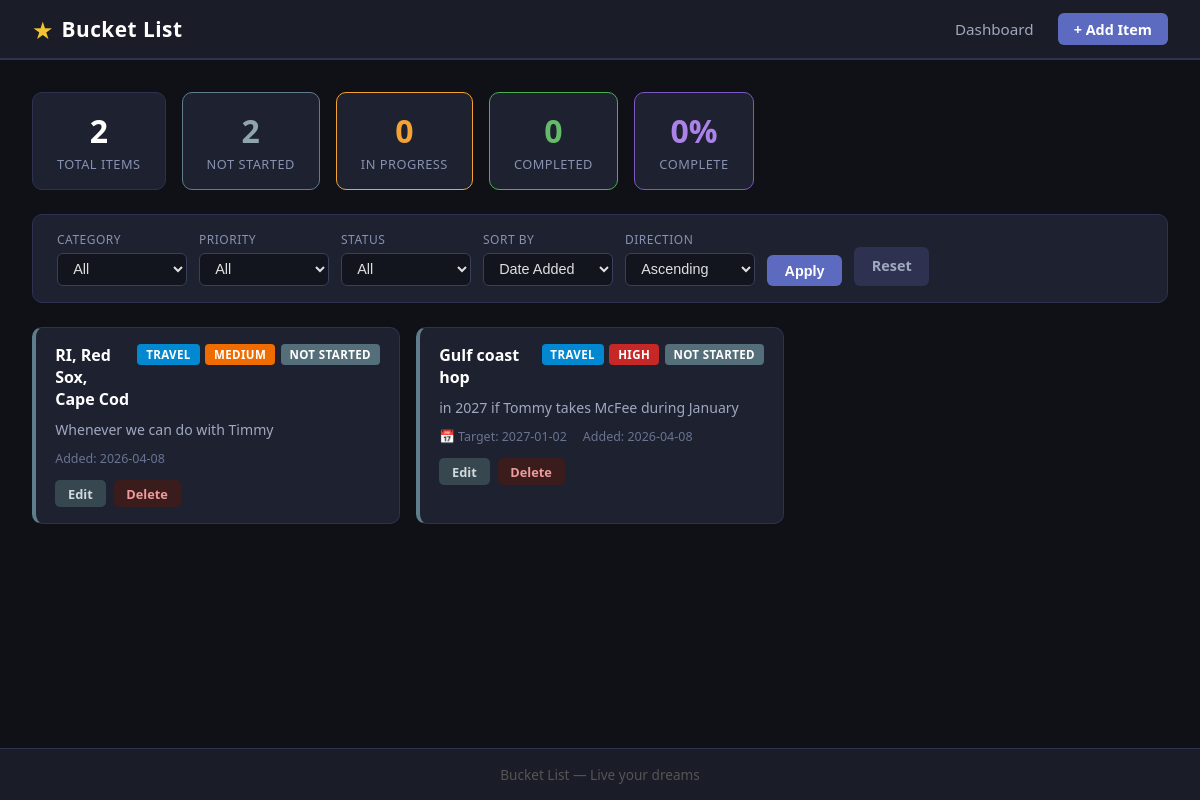
The page / on the database its author committed.
### tables this page shows
CREATE TABLE user_prefs (
            key TEXT PRIMARY KEY,
            value TEXT
        );

CREATE TABLE bucket_list_items (
            id INTEGER PRIMARY KEY AUTOINCREMENT,
            title TEXT NOT NULL,
            category TEXT,
            priority TEXT,
            status TEXT DEFAULT 'Not Started',
            description TEXT,
            target_date DATE,
            completed_date DATE,
            notes TEXT,
            created_at DATETIME DEFAULT CURRENT_TIMESTAMP
        );

### app.py (the view)
@app.route('/')
def index():
    filter_category = request.args.get('filter_category', get_pref('filter_category', ''))
    filter_priority = request.args.get('filter_priority', get_pref('filter_priority', ''))
    filter_status = request.args.get('filter_status', get_pref('filter_status', ''))
    sort_by = request.args.get('sort_by', get_pref('sort_by', 'created_at'))
    sort_dir = request.args.get('sort_dir', get_pref('sort_dir', 'DESC'))
    if 'filter_category' in request.args or 'sort_by' in request.args:
        set_pref('filter_category', filter_category)
        set_pref('filter_priority', filter_priority)
        set_pref('filter_status', filter_status)
        set_pref('sort_by', sort_by)
        set_pref('sort_dir', sort_dir)
    valid_sort_cols = ['title', 'category', 'priority', 'status', 'target_date', 'created_at']
    if sort_by not in valid_sort_cols:
        sort_by = 'created_at'
    if sort_dir not in ['ASC', 'DESC']:
        sort_dir = 'DESC'
    query = 'SELECT * FROM bucket_list_items WHERE 1=1'
    params = []
    if filter_category:
        query += ' AND category = ?'
        params.append(filter_category)
    if filter_priority:
        query += ' AND priority = ?'
        params.append(filter_priority)
    if filter_status:
        query += ' AND status = ?'
        params.append(filter_status)
    query += f' ORDER BY {sort_by} {sort_dir}'
    conn = get_db()
    items = conn.execute(query, params).fetchall()
    total = conn.execute('SELECT COUNT(*) as c FROM bucket_list_items').fetchone()['c']
    completed = conn.execute("SELECT COUNT(*) as c FROM bucket_list_items WHERE status = 'Completed'").fetchone()['c']
    in_progress = conn.execute("SELECT COUNT(*) as c FROM bucket_list_items WHERE status = 'In Progress'").fetchone()['c']
    not_started = conn.execute("SELECT COUNT(*) as c FROM bucket_list_items WHERE status = 'Not Started'").fetchone()['c']
    conn.close()
    return render_template('index.html',
        items=items,
        categories=CATEGORIES,
        priorities=PRIORITIES,
        statuses=STATUSES,
        filter_category=filter_category,
        filter_priority=filter_priority,
        filter_status=filter_status,
        sort_by=sort_by,
        sort_dir=sort_dir,
        total=total,
        completed=completed,
        in_progress=in_progress,
        not_started=not_started
    )

### app.py (called while the page is built)
def get_db():
    conn = sqlite3.connect(DB_PATH)
    conn.row_factory = sqlite3.Row
    return conn

def get_pref(key, default=''):
    conn = get_db()
    row = conn.execute('SELECT value FROM user_prefs WHERE key = ?', (key,)).fetchone()
    conn.close()
    return row['value'] if row else default

### templates/index.html (shortened to what this page needs)
{% extends 'base.html' %}
{% block content %}
<div class="dashboard">
    <div class="stats-bar">
        <div class="stat-card">
            <div class="stat-number">{{ total }}</div>
            <div class="stat-label">Total Items</div>
        </div>
        <div class="stat-card stat-not-started">
            <div class="stat-number">{{ not_started }}</div>
            <div class="stat-label">Not Started</div>
        </div>
        <div class="stat-card stat-in-progress">
            <div class="stat-number">{{ in_progress }}</div>
            <div class="stat-label">In Progress</div>
        </div>
        <div class="stat-card stat-completed">
            <div class="stat-number">{{ completed }}</div>
            <div class="stat-label">Completed</div>
        </div>
        {% if total > 0 %}
        <div class="stat-card stat-percent">
            <div class="stat-number">{{ ((completed / total) * 100) | int }}%</div>
            <div class="stat-label">Complete</div>
        </div>
        {% endif %}
    </div>
    <form method="GET" action="{{ url_for('index') }}" class="filter-bar">
        <div class="filter-group">
            <label>Category</label>
            <select name="filter_category">
                <option value="">All</option>
            </select>
        </div>
        <div class="filter-group">
            <label>Priority</label>
            <select name="filter_priority">
                <option value="">All</option>
            </select>
        </div>
        <div class="filter-group">
            <label>Status</label>
            <select name="filter_status">
                <option value="">All</option>
            </select>
        </div>
        <div class="filter-group">
            <label>Sort By</label>
            <select name="sort_by">
                <option value="created_at" {% if sort_by == 'created_at' %}selected{% endif %}>Date Added</option>
            </select>
        </div>
        <div class="filter-group">
            <label>Direction</label>
            <select name="sort_dir">
                <option value="ASC" {% if sort_dir == 'ASC' %}selected{% endif %}>Ascending</option>
            </select>
        </div>
        <button type="submit" class="btn-filter">Apply</button>
        <a href="{{ url_for('index') }}" class="btn-reset">Reset</a>
    </form>
    {% if items %}
    <div class="items-grid">
        {% for item in items %}
        <div class="item-card status-{{ item.status | replace(' ', '-') | lower }}">
            <div class="item-header">
                <span class="item-title">{{ item.title }}</span>
                <div class="item-badges">
                    <span class="badge category-{{ item.category | lower }}">{{ item.category }}</span>
                    <span class="badge priority-{{ item.priority | lower }}">{{ item.priority }}</span>
                    <span class="badge status-badge-{{ item.status | replace(' ', '-') | lower }}">{{ item.status }}</span>
                </div>
            </div>
            {% if item.description %}
            <div class="item-description">{{ item.description }}</div>
            {% endif %}
            <div class="item-meta">
                {% if item.target_date %}
                <span>&#128197; Target: {{ item.target_date }}</span>
                {% endif %}
                <span>Added: {{ item.created_at[:10] }}</span>
            </div>
            <div class="item-actions">
                <a href="{{ url_for('edit', item_id=item.id) }}" class="btn-edit">Edit</a>
                <a href="{{ url_for('delete', item_id=item.id) }}" class="btn-delete">Delete</a>
            </div>
        </div>
        {% endfor %}
    </div>
    {% else %}
    <div class="empty-state">
        <div class="empty-icon">&#9733;</div>
        <p>No bucket list items yet.</p>
        <a href="{{ url_for('add') }}" class="btn-primary">Add Your First Dream</a>
    </div>
    {% endif %}
</div>
{% endblock %}

### templates/base.html (shortened to what this page needs)
<!DOCTYPE html>
<html lang="en">
<head>
    <link rel="stylesheet" href="{{ url_for('static', filename='style.css') }}">
</head>
<body>
    <header>
        <div class="header-inner">
            <div class="logo">
                <span class="logo-icon">&#9733;</span>
                <span class="logo-text">Bucket List</span>
            </div>
            <nav>
                <a href="{{ url_for('index') }}">Dashboard</a>
                <a href="{{ url_for('add') }}" class="btn-nav">+ Add Item</a>
            </nav>
        </div>
    </header>
    <main>
        {% block content %}{% endblock %}
    </main>
    <footer>
        <p>Bucket List &mdash; Live your dreams</p>
    </footer>
</body>
</html>

### static/style.css (style rules this page uses)
*, *::before, *::after { box-sizing: border-box; margin: 0; padding: 0; }
body { font-family: 'Segoe UI', Arial, sans-serif; background: #0f1117; color: #e0e0e0; min-height: 100vh; display: flex; flex-direction: column; }
a { text-decoration: none; color: inherit; }
header { background: #1a1d27; border-bottom: 2px solid #2e3250; padding: 0 2rem; height: 60px; display: flex; align-items: center; position: sticky; top: 0; z-index: 100; }
.header-inner { display: flex; align-items: center; justify-content: space-between; width: 100%; max-width: 1400px; margin: 0 auto; }
.logo { display: flex; align-items: center; gap: 0.5rem; }
.logo-icon { font-size: 1.5rem; color: #f4c430; }
.logo-text { font-size: 1.3rem; font-weight: 700; color: #ffffff; letter-spacing: 0.5px; }
nav { display: flex; align-items: center; gap: 1.5rem; }
nav a { color: #a0a8c0; font-size: 0.95rem; transition: color 0.2s; }
.btn-nav { background: #5c6bc0; color: #ffffff !important; padding: 0.4rem 1rem; border-radius: 6px; font-weight: 600; font-size: 0.9rem; transition: background 0.2s; }
main { flex: 1; padding: 2rem; max-width: 1400px; margin: 0 auto; width: 100%; }
footer { background: #1a1d27; border-top: 1px solid #2e3250; text-align: center; padding: 1rem; color: #555; font-size: 0.85rem; }
.stats-bar { display: flex; gap: 1rem; margin-bottom: 1.5rem; flex-wrap: wrap; }
.stat-card { background: #1e2130; border: 1px solid #2e3250; border-radius: 10px; padding: 1rem 1.5rem; min-width: 120px; text-align: center; }
.stat-number { font-size: 2rem; font-weight: 700; color: #ffffff; }
.stat-label { font-size: 0.8rem; color: #8892b0; margin-top: 0.2rem; text-transform: uppercase; letter-spacing: 0.5px; }
.stat-not-started { border-color: #607d8b; }
.stat-not-started .stat-number { color: #90a4ae; }
.stat-in-progress { border-color: #f4a233; }
.stat-in-progress .stat-number { color: #f4a233; }
.stat-completed { border-color: #4caf50; }
.stat-completed .stat-number { color: #66bb6a; }
.stat-percent { border-color: #7e57c2; }
.stat-percent .stat-number { color: #ab83e8; }
.filter-bar { display: flex; align-items: flex-end; gap: 0.75rem; flex-wrap: wrap; background: #1e2130; border: 1px solid #2e3250; border-radius: 10px; padding: 1rem 1.5rem; margin-bottom: 1.5rem; }
.filter-group { display: flex; flex-direction: column; gap: 0.3rem; }
.filter-group label { font-size: 0.75rem; color: #8892b0; text-transform: uppercase; letter-spacing: 0.5px; }
.filter-group select { background: #12141e; color: #e0e0e0; border: 1px solid #3a3f5c; border-radius: 6px; padding: 0.4rem 0.7rem; font-size: 0.9rem; min-width: 130px; }
.btn-filter, .btn-reset { padding: 0.45rem 1.1rem; border-radius: 6px; font-size: 0.9rem; font-weight: 600; cursor: pointer; border: none; align-self: flex-end; transition: background 0.2s; }
.btn-filter { background: #5c6bc0; color: #fff; }
.btn-reset { background: #2e3250; color: #a0a8c0; display: inline-block; line-height: 1.7; }
.items-grid { display: grid; grid-template-columns: repeat(auto-fill, minmax(340px, 1fr)); gap: 1rem; }
.item-card { background: #1e2130; border: 1px solid #2e3250; border-radius: 10px; padding: 1rem 1.2rem; display: flex; flex-direction: column; gap: 0.6rem; transition: border-color 0.2s, transform 0.15s; }
.item-card.status-not-started { border-left: 4px solid #607d8b; }
.item-header { display: flex; justify-content: space-between; align-items: flex-start; gap: 0.5rem; flex-wrap: wrap; }
.item-title { font-size: 1rem; font-weight: 700; color: #ffffff; flex: 1; }
.item-badges { display: flex; gap: 0.35rem; flex-wrap: wrap; }
.badge { display: inline-block; padding: 0.2rem 0.55rem; border-radius: 4px; font-size: 0.72rem; font-weight: 700; color: #ffffff; text-transform: uppercase; letter-spacing: 0.4px; }
.category-travel { background: #0288d1; }
.priority-high { background: #c62828; }
.priority-medium { background: #ef6c00; }
.status-badge-not-started { background: #546e7a; }
.item-description { font-size: 0.88rem; color: #a0a8c0; line-height: 1.5; }
.item-meta { display: flex; gap: 1rem; flex-wrap: wrap; font-size: 0.78rem; color: #6a7490; }
.item-actions { display: flex; gap: 0.5rem; margin-top: 0.2rem; }
.btn-edit, .btn-delete { padding: 0.3rem 0.8rem; border-radius: 5px; font-size: 0.8rem; font-weight: 600; transition: background 0.2s; }
.btn-edit { background: #37474f; color: #cfd8dc; }
.btn-delete { background: #3b1c1c; color: #ef9a9a; }

### rows shown on the page
user_prefs: sort_by "Date Added"
user_prefs: sort_dir "Ascending"
bucket_list_items: title "RI, Red Sox, Cape Cod", category "TRAVEL", priority "MEDIUM", status "NOT STARTED", description "Whenever we can do with Timmy", created_at "2026-04-08"
bucket_list_items: title "Gulf coast hop", category "TRAVEL", priority "HIGH", status "NOT STARTED", description "in 2027 if Tommy takes McFee during January", target_date "2027-01-02", created_at "2026-04-08"

### other values the page prints
{{ total }} "2"
{{ not_started }} "2"
{{ in_progress }} "0"
{{ completed }} "0"
{{ ((completed / total) * 100) | int }} "0"
